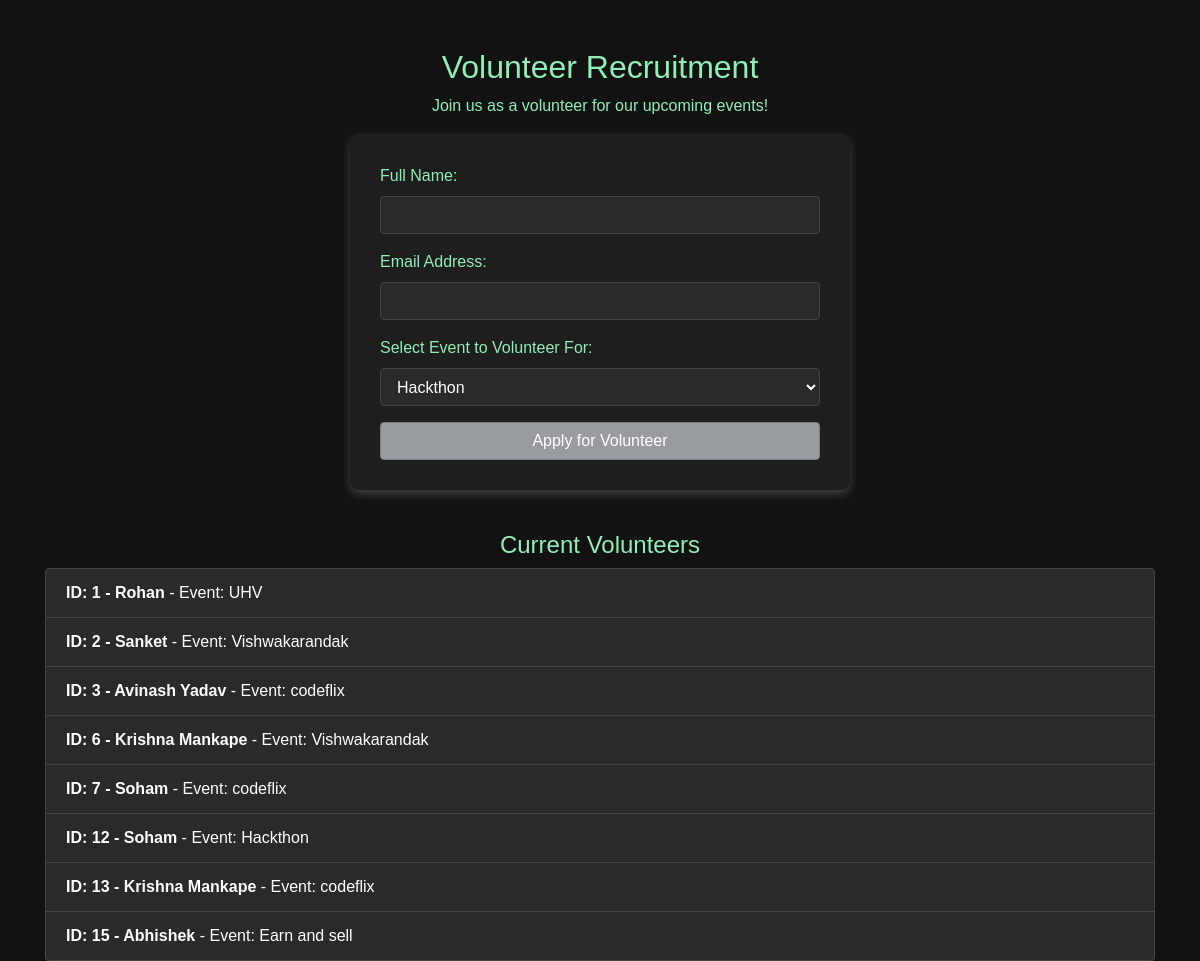
Before: /volunteer_recruitment/ with the older database file.
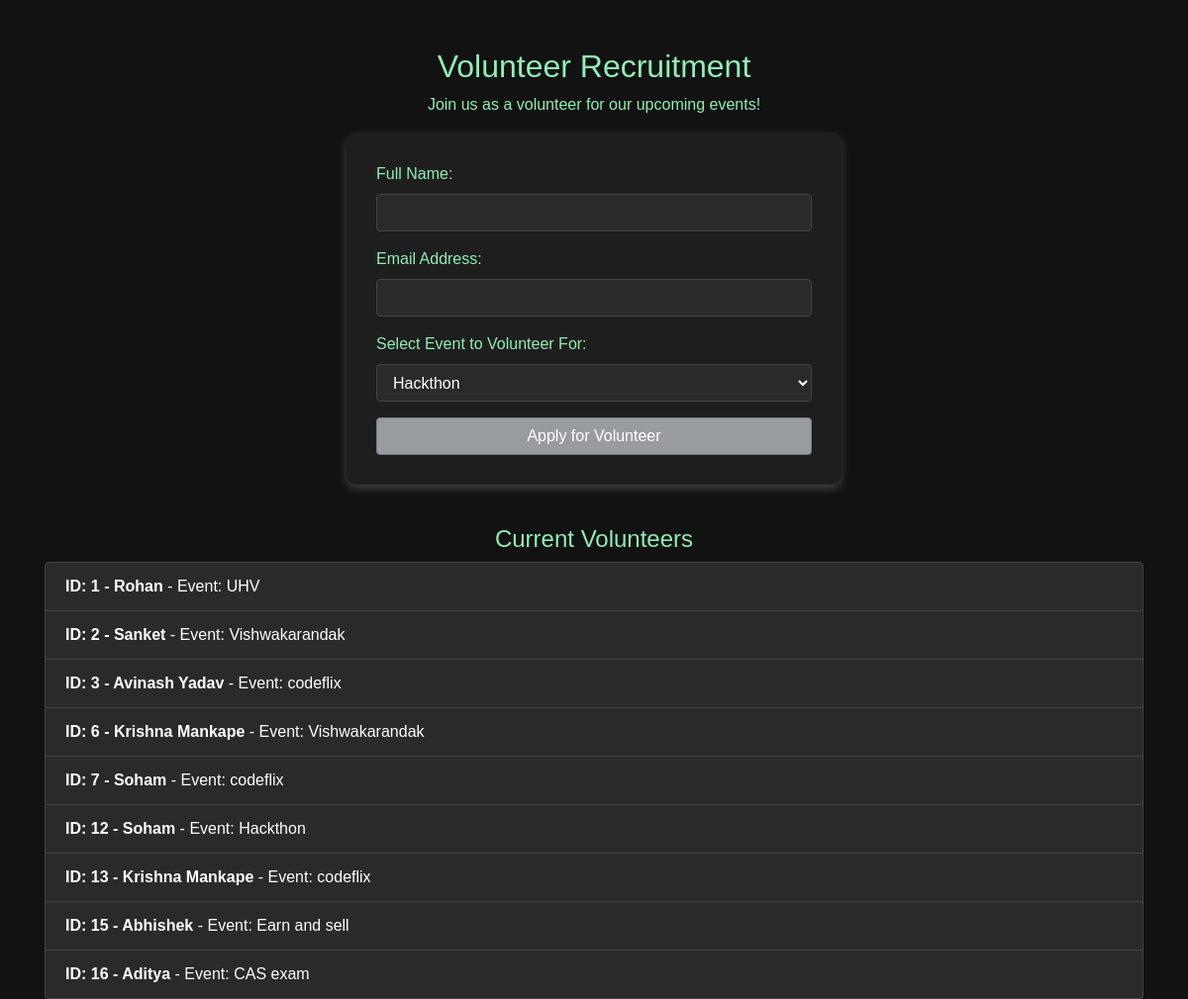
After: the same page with the newer database file.
### services/models.py (models this page shows)
class volunteer(models.Model):
    name = models.CharField(max_length=100)
    event = models.CharField(max_length=100)

### eventManage/views.py (the view, shortened to what this page needs)
# urls.py: path('volunteer_recruitment/', views.volunteer_recruitment, name='volunteer_recruitment'),
def volunteer_recruitment(request):
    event = Event.objects.filter(host='admin')
    vdata = volunteer.objects.all()
    data ={
        'event':event,
        "volunteers":vdata,
    }
    return render(request, 'volunteer_recruitment.html',data)

### templates/volunteer_recruitment.html (shortened to what this page needs)
<!DOCTYPE html>
<html lang="en">
<head>
    <link rel="stylesheet" href="https://stackpath.bootstrapcdn.com/bootstrap/4.5.2/css/bootstrap.min.css">
    {% load widget_tweaks %}
</head>
<body>
    <div class="container mt-5">
        <h2>Volunteer Recruitment</h2>
        <p class="text-center">Join us as a volunteer for our upcoming events!</p>
        <div class="form-container">
            <form method="POST" action="">
                <div class="form-group">
                    <label for="name">Full Name:</label>
                    <input type="text" id="name" name="name" class="form-control" required>
                </div>
                <div class="form-group">
                    <label for="email">Email Address:</label>
                    <input type="email" id="email" name="email" class="form-control" required>
                </div>
                <div class="form-group">
                    <label for="event">Select Event to Volunteer For:</label>
                    <select class="form-control" id="event" name="event" required>
                        {% for i in event %}
                        <option value="{{ i.name }}">{{ i.name }}</option>
                        {% endfor %}
                    </select>
                </div>
                <button type="submit" class="btn btn-primary btn-block">Apply for Volunteer</button>
            </form>
        </div>
        <hr>
        <h4 class="mt-4">Current Volunteers</h4>
        <ul class="list-group mt-2">
            {% for volunteer in volunteers %}
                <li class="list-group-item">
                    <strong>ID: {{ volunteer.id }} - {{ volunteer.name }}</strong> - Event: {{ volunteer.event }}
                </li>
            {% empty %}
                <li class="list-group-item text-center">No volunteers registered yet.</li>
            {% endfor %}
        </ul>
    </div>
</body>
</html>

Changed rows visible on the page:
added volunteer: id "16", name "Aditya", event "CAS exam"
